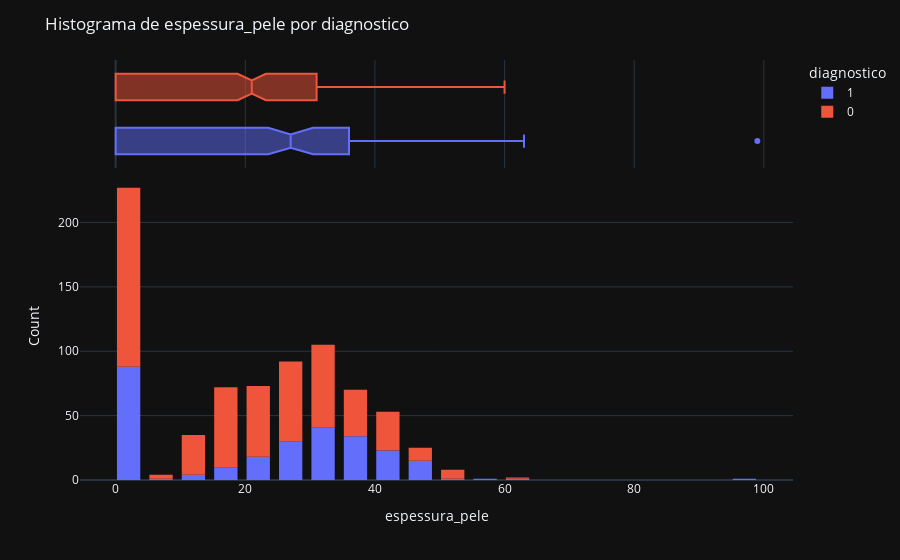

Source (notebook cell):
### Markdown cell above
##### 1.2.1.4 Feature Espessura da Pele

### Code cell
print_feature_distribution(original_dataset, 'espessura_pele')

### Figure 1 — Plotly figure (JSON) as saved in the notebook; plotly's stock layout.template omitted (floating-point values rounded to 4 significant figures; data arrays with more than 128 entries replaced by an {"elided": "..."} marker saying what was removed)
{"data": [{"alignmentgroup": "True", "bingroup": "x", "hovertemplate": "diagnostico=1<br>espessura_pele=%{x}<br>count=%{y}<extra></extra>", "legendgroup": "1", "marker": {"color": "#636efa", "pattern": {"shape": ""}}, "name": "1", "offsetgroup": "1", "orientation": "v", "showlegend": true, "x": {"elided": "268 int values"}, "xaxis": "x", "yaxis": "y", "type": "histogram"}, {"alignmentgroup": "True", "hovertemplate": "diagnostico=1<br>espessura_pele=%{x}<extra></extra>", "legendgroup": "1", "marker": {"color": "#636efa"}, "name": "1", "notched": true, "offsetgroup": "1", "showlegend": false, "x": {"elided": "268 int values"}, "xaxis": "x2", "yaxis": "y2", "type": "box"}, {"alignmentgroup": "True", "bingroup": "x", "hovertemplate": "diagnostico=0<br>espessura_pele=%{x}<br>count=%{y}<extra></extra>", "legendgroup": "0", "marker": {"color": "#EF553B", "pattern": {"shape": ""}}, "name": "0", "offsetgroup": "0", "orientation": "v", "showlegend": true, "x": {"elided": "500 int values"}, "xaxis": "x", "yaxis": "y", "type": "histogram"}, {"alignmentgroup": "True", "hovertemplate": "diagnostico=0<br>espessura_pele=%{x}<extra></extra>", "legendgroup": "0", "marker": {"color": "#EF553B"}, "name": "0", "notched": true, "offsetgroup": "0", "showlegend": false, "x": {"elided": "500 int values"}, "xaxis": "x2", "yaxis": "y2", "type": "box"}], "layout": {"xaxis": {"anchor": "y", "domain": [0.0, 1.0], "title": {"text": "espessura_pele"}}, "yaxis": {"anchor": "x", "domain": [0.0, 0.7326], "title": {"text": "Count"}}, "xaxis2": {"anchor": "y2", "domain": [0.0, 1.0], "matches": "x", "showticklabels": false, "showgrid": true}, "yaxis2": {"anchor": "x2", "domain": [0.7426, 1.0], "matches": "y2", "showticklabels": false, "showline": false, "ticks": "", "showgrid": false}, "legend": {"title": {"text": "diagnostico"}, "tracegroupgap": 0}, "margin": {"t": 60}, "barmode": "relative", "bargap": 0.2, "bargroupgap": 0.1, "title": {"text": "Histograma de espessura_pele por diagnostico"}}}
